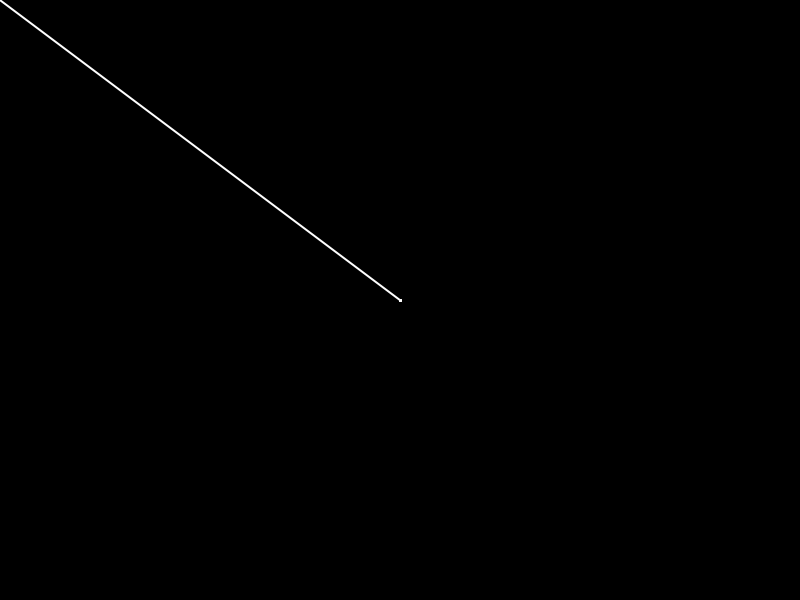
Frame 1 (no input)
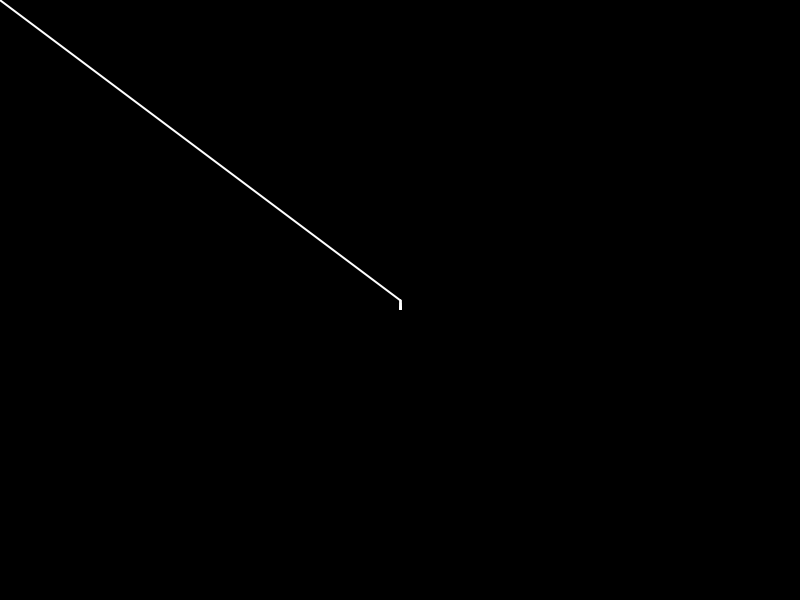
Frame 60 (the mouse pressed at the canvas centre just before this capture)
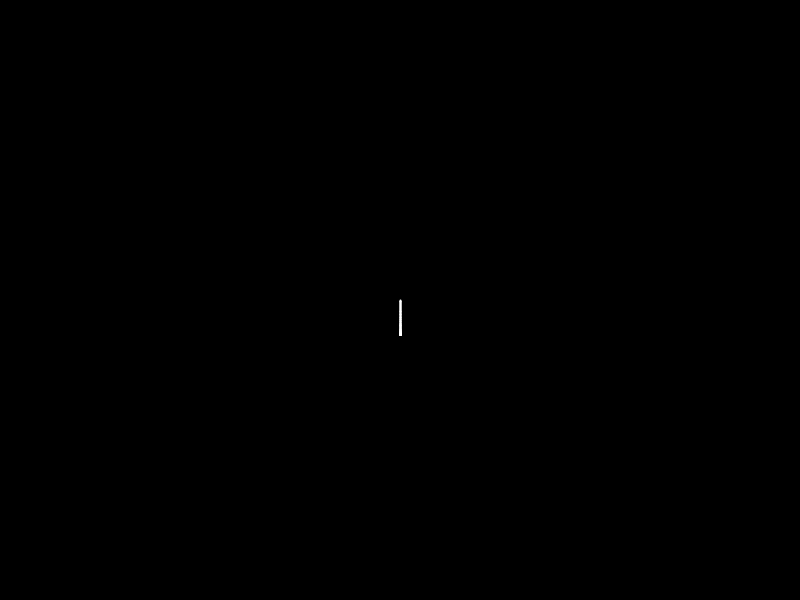
Frame 120 (the mouse held since frame 60 and released just before this capture)

The Processing sketch that drew these frames (run headless with seeded random() and noise(); from frame 60 on, the mouse is pressed at the canvas centre):

// Processing sketch: processing_6791
// ── processing_6791.pde

	static final int MAX_NUM_PARTICLES = 2048;
	static final int MAX_NUM_SPRINGS = 2048;
	Particle[] particles = new Particle[MAX_NUM_PARTICLES];
	Spring[] springs = new Spring[MAX_NUM_SPRINGS];

	private double dt;

	static final double GRAVITY = 0.075;
	static final double BOUNCE_DAMPENING = 0.1;

	static final double SPRING_FORCE = 5;
	static final double RESISTANCE = 0.05;

	private int numberOfInstances = 128;
	
        void setup() {

		size(800, 600);
		frameRate(50);

		Particle startParticle = new Particle(width / 2, height/2, 2);

		for (int i = 0; i < numberOfInstances; i++) {
			Particle endParticle = new Particle(width / 2,
					height/2, 2);
			particles[i] = endParticle;
			springs[i] = new Spring(startParticle, endParticle);

			startParticle = endParticle;
		}

		smooth();
                background(0);		
		strokeWeight(2);
		stroke(255);
	}

	void draw() {
		update();
		springs[0].startParticle.posX = mouseX;
		springs[0].startParticle.posY = mouseY;
                background(0);

		for (int i = 0; i < numberOfInstances; i++) {
			Spring spring = springs[i];
			line((float) spring.startParticle.posX,
					(float) spring.startParticle.posY,
					(float) spring.endParticle.posX,
					(float) spring.endParticle.posY);
		}
		

	}
	private void update() {
		dt = 0.25;
		
		for (int i = 0; i < numberOfInstances; i++) {
			springs[i].update();
		}
		for (int i = 0; i < numberOfInstances; i++) {
			particles[i].update();
			for(int j = i; j < numberOfInstances; j++){
//				particles[i].bounce(particles[j]);
			}
		}

		Particle p = springs[0].startParticle;
		p.posX = mouseX;
		p.posY = mouseY;
	}

	class Particle {
		double posX;
		double posY;

		double vX = 0;
		double vY = 0;

		float radius;

		Particle(float x, float y, float r) {
			posX = x;
			posY = y;
			radius = r;
		}

		float getVelocity() {
			return sqrt((float) (vX * vX + vY * vY));
		}

		float getMotionDirection() {
			return atan2((float) vX, (float) vY);
		}

		void update() {
			// bounce off bottom
			if (posY > height - radius) {
				vY = (float) (-abs((float) vY) * (1 - BOUNCE_DAMPENING));
				posY = height - radius;
			}

			// bounce off ceiling
			if (posY < radius) {
				vY = abs((float) vY) * (1 - BOUNCE_DAMPENING);
				posY = radius;
			}

			// bounce off left border
			if (posX < radius) {
				vX = abs((float) vX) * (1 - BOUNCE_DAMPENING);
				posX = radius;
			}

			// bounce off right border
			if (posX > width - radius) {
				vX = -abs((float) vX) * (1 - BOUNCE_DAMPENING);
				posX = width - radius;
			}

			// apply resistance
			double v = getVelocity()*0.01;
			float r = (float) max((float)0,(float) (1 - RESISTANCE*v*v));
			vX *= r;
			vY *= r;

			// apply Gravity
			vY += GRAVITY * dt;

			posX += vX * dt;
			posY += vY * dt;
		}

		void bounce(Particle theOtherParticle) {
			if (sqrt(pow((float) (theOtherParticle.posX - posX), 2)
					+ pow((float) (theOtherParticle.posY - posY), 2)) < (theOtherParticle.radius + radius)) {
				if (sqrt(pow((float) (theOtherParticle.posX - posX), 2)
						+ pow((float) (theOtherParticle.posY - posY), 2)) > sqrt(pow(
						(float) (theOtherParticle.posX + theOtherParticle.vX
								- posX - vX), 2)
						+ pow((float) (theOtherParticle.posY
								+ theOtherParticle.vY - posY - vY), 2))) {

					float commonTangentAngle = atan2(
							(float) (posX - theOtherParticle.posX),
							(float) (posY - theOtherParticle.posY))
							+ asin(1);

					float v1 = theOtherParticle.getVelocity();
					float v2 = getVelocity();
					float w1 = theOtherParticle.getMotionDirection();
					float w2 = getMotionDirection();

					theOtherParticle.vX = sin(commonTangentAngle) * v1
							* cos(w1 - commonTangentAngle)
							+ cos(commonTangentAngle) * v2
							* sin(w2 - commonTangentAngle);
					theOtherParticle.vY = cos(commonTangentAngle) * v1
							* cos(w1 - commonTangentAngle)
							- sin(commonTangentAngle) * v2
							* sin(w2 - commonTangentAngle);
					vX = sin(commonTangentAngle) * v2
							* cos(w2 - commonTangentAngle)
							+ cos(commonTangentAngle) * v1
							* sin(w1 - commonTangentAngle);
					vY = cos(commonTangentAngle) * v2
							* cos(w2 - commonTangentAngle)
							- sin(commonTangentAngle) * v1
							* sin(w1 - commonTangentAngle);

					theOtherParticle.vX *= (1 - BOUNCE_DAMPENING);
					theOtherParticle.vY *= (1 - BOUNCE_DAMPENING);
					vX *= (1 - BOUNCE_DAMPENING);
					vY *= (1 - BOUNCE_DAMPENING);

				}
			}
		}

	}

	class Spring {

		Particle startParticle;
		Particle endParticle;

		Spring(Particle start, Particle end) {
			startParticle = start;
			endParticle = end;
		}

		void update() {
			applySpringForce();
		}

		void applySpringForce() {
			startParticle.vX += (endParticle.posX - startParticle.posX)
					* SPRING_FORCE * dt;
			startParticle.vY += (endParticle.posY - startParticle.posY)
					* SPRING_FORCE * dt;
			endParticle.vX += (startParticle.posX - endParticle.posX)
					* SPRING_FORCE * dt;
			endParticle.vY += (startParticle.posY - endParticle.posY)
					* SPRING_FORCE * dt;
		}
	}
